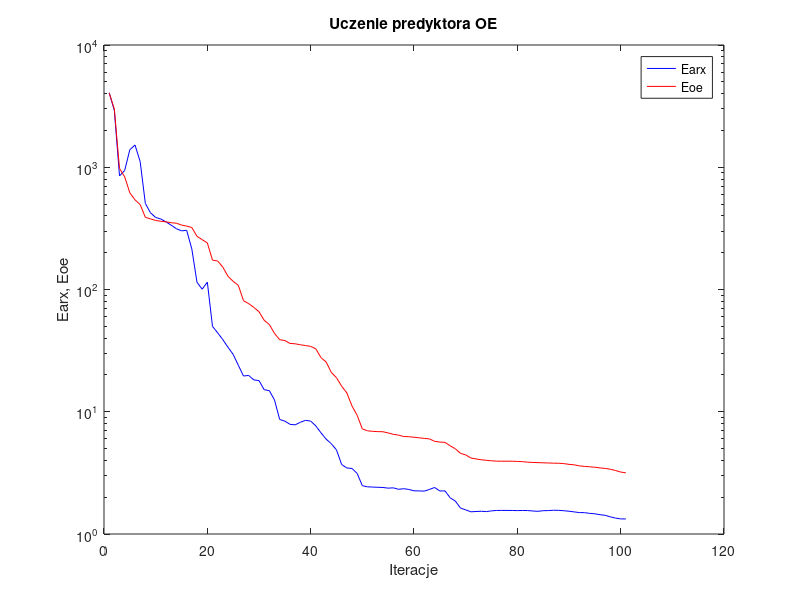
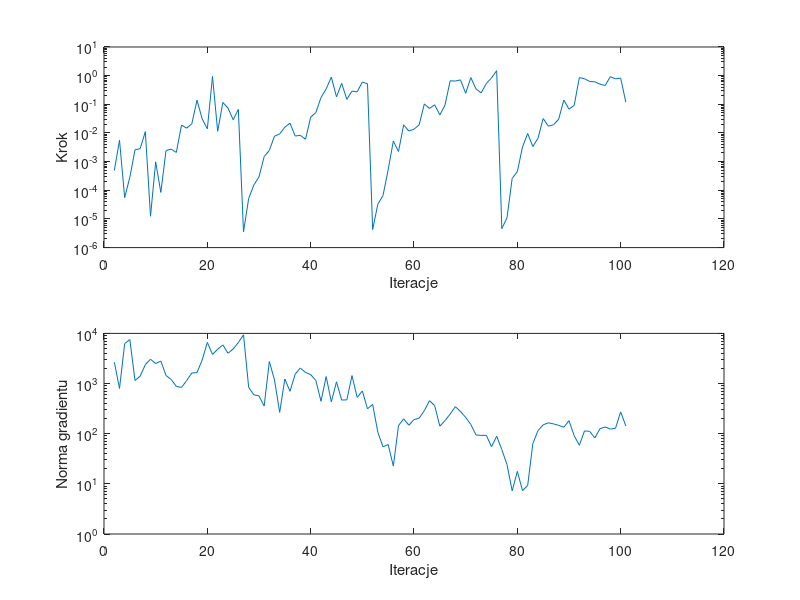

Source code (MATLAB) for these figures, in order:
%uczenie predyktora oe
clear all;
n=0; farx(n+1)=4.070929e+003; foe(n+1)=4.054548e+003; wspucz(n+1)=0.000000e+000; ng(n+1)=0.000000e+000;
%odnowa zmiennej metryki
n=1; farx(n+1)=2.916690e+003; foe(n+1)=2.997119e+003; krok(n+1)=4.927090e-004; ng(n+1)=2.666040e+003;
n=2; farx(n+1)=8.497573e+002; foe(n+1)=9.779125e+002; krok(n+1)=5.548179e-003; ng(n+1)=7.988982e+002;
n=3; farx(n+1)=9.412580e+002; foe(n+1)=8.354610e+002; krok(n+1)=5.561724e-005; ng(n+1)=6.245231e+003;
n=4; farx(n+1)=1.391186e+003; foe(n+1)=6.176821e+002; krok(n+1)=2.834094e-004; ng(n+1)=7.536942e+003;
n=5; farx(n+1)=1.520209e+003; foe(n+1)=5.414610e+002; krok(n+1)=2.581388e-003; ng(n+1)=1.148301e+003;
n=6; farx(n+1)=1.112271e+003; foe(n+1)=4.951815e+002; krok(n+1)=2.841023e-003; ng(n+1)=1.404323e+003;
n=7; farx(n+1)=5.061696e+002; foe(n+1)=3.893430e+002; krok(n+1)=1.111520e-002; ng(n+1)=2.385296e+003;
n=8; farx(n+1)=4.239624e+002; foe(n+1)=3.781417e+002; krok(n+1)=1.244425e-005; ng(n+1)=3.055152e+003;
n=9; farx(n+1)=3.884613e+002; foe(n+1)=3.672579e+002; krok(n+1)=9.824964e-004; ng(n+1)=2.499467e+003;
n=10; farx(n+1)=3.773598e+002; foe(n+1)=3.615337e+002; krok(n+1)=8.408970e-005; ng(n+1)=2.814196e+003;
n=11; farx(n+1)=3.574228e+002; foe(n+1)=3.578647e+002; krok(n+1)=2.435962e-003; ng(n+1)=1.448932e+003;
n=12; farx(n+1)=3.358838e+002; foe(n+1)=3.516705e+002; krok(n+1)=2.722891e-003; ng(n+1)=1.204799e+003;
n=13; farx(n+1)=3.145064e+002; foe(n+1)=3.486595e+002; krok(n+1)=2.100547e-003; ng(n+1)=8.789164e+002;
n=14; farx(n+1)=3.018061e+002; foe(n+1)=3.366688e+002; krok(n+1)=1.887308e-002; ng(n+1)=8.363965e+002;
n=15; farx(n+1)=3.049698e+002; foe(n+1)=3.302907e+002; krok(n+1)=1.464382e-002; ng(n+1)=1.145767e+003;
n=16; farx(n+1)=2.140349e+002; foe(n+1)=3.213929e+002; krok(n+1)=2.097129e-002; ng(n+1)=1.625159e+003;
n=17; farx(n+1)=1.145583e+002; foe(n+1)=2.722631e+002; krok(n+1)=1.392689e-001; ng(n+1)=1.653651e+003;
n=18; farx(n+1)=1.005552e+002; foe(n+1)=2.555940e+002; krok(n+1)=3.108824e-002; ng(n+1)=2.943997e+003;
n=19; farx(n+1)=1.148146e+002; foe(n+1)=2.404780e+002; krok(n+1)=1.394132e-002; ng(n+1)=6.600246e+003;
n=20; farx(n+1)=4.990304e+001; foe(n+1)=1.737355e+002; krok(n+1)=9.372047e-001; ng(n+1)=3.806111e+003;
n=21; farx(n+1)=4.422196e+001; foe(n+1)=1.711784e+002; krok(n+1)=1.142218e-002; ng(n+1)=4.838227e+003;
n=22; farx(n+1)=3.887311e+001; foe(n+1)=1.523096e+002; krok(n+1)=1.158784e-001; ng(n+1)=5.897558e+003;
n=23; farx(n+1)=3.370088e+001; foe(n+1)=1.282167e+002; krok(n+1)=7.406706e-002; ng(n+1)=4.013947e+003;
n=24; farx(n+1)=2.942519e+001; foe(n+1)=1.165989e+002; krok(n+1)=2.896961e-002; ng(n+1)=4.876154e+003;
n=25; farx(n+1)=2.400186e+001; foe(n+1)=1.081372e+002; krok(n+1)=6.647460e-002; ng(n+1)=6.563120e+003;
%odnowa zmiennej metryki
n=26; farx(n+1)=1.960620e+001; foe(n+1)=8.097144e+001; krok(n+1)=3.525905e-006; ng(n+1)=9.370298e+003;
n=27; farx(n+1)=1.982038e+001; foe(n+1)=7.665801e+001; krok(n+1)=5.161420e-005; ng(n+1)=8.412384e+002;
n=28; farx(n+1)=1.822797e+001; foe(n+1)=7.139126e+001; krok(n+1)=1.523335e-004; ng(n+1)=5.966663e+002;
n=29; farx(n+1)=1.797701e+001; foe(n+1)=6.582155e+001; krok(n+1)=2.927427e-004; ng(n+1)=5.674546e+002;
n=30; farx(n+1)=1.515824e+001; foe(n+1)=5.597801e+001; krok(n+1)=1.499941e-003; ng(n+1)=3.554039e+002;
n=31; farx(n+1)=1.486826e+001; foe(n+1)=5.169857e+001; krok(n+1)=2.476023e-003; ng(n+1)=2.752237e+003;
n=32; farx(n+1)=1.248753e+001; foe(n+1)=4.374327e+001; krok(n+1)=7.737158e-003; ng(n+1)=1.179380e+003;
n=33; farx(n+1)=8.656506e+000; foe(n+1)=3.885033e+001; krok(n+1)=9.240905e-003; ng(n+1)=2.663115e+002;
n=34; farx(n+1)=8.380695e+000; foe(n+1)=3.823079e+001; krok(n+1)=1.586441e-002; ng(n+1)=1.233772e+003;
n=35; farx(n+1)=7.890971e+000; foe(n+1)=3.622396e+001; krok(n+1)=2.194150e-002; ng(n+1)=7.003841e+002;
n=36; farx(n+1)=7.816310e+000; foe(n+1)=3.596651e+001; krok(n+1)=7.824004e-003; ng(n+1)=1.540120e+003;
n=37; farx(n+1)=8.201043e+000; foe(n+1)=3.530721e+001; krok(n+1)=8.252113e-003; ng(n+1)=2.043119e+003;
n=38; farx(n+1)=8.503029e+000; foe(n+1)=3.478796e+001; krok(n+1)=6.023109e-003; ng(n+1)=1.662779e+003;
n=39; farx(n+1)=8.391893e+000; foe(n+1)=3.424135e+001; krok(n+1)=3.571281e-002; ng(n+1)=1.511004e+003;
n=40; farx(n+1)=7.653803e+000; foe(n+1)=3.268080e+001; krok(n+1)=5.131523e-002; ng(n+1)=1.150017e+003;
n=41; farx(n+1)=6.724810e+000; foe(n+1)=2.771104e+001; krok(n+1)=1.717868e-001; ng(n+1)=4.434705e+002;
n=42; farx(n+1)=5.964494e+000; foe(n+1)=2.552441e+001; krok(n+1)=3.457398e-001; ng(n+1)=1.379379e+003;
n=43; farx(n+1)=5.475375e+000; foe(n+1)=2.097477e+001; krok(n+1)=8.923142e-001; ng(n+1)=4.330537e+002;
n=44; farx(n+1)=4.868832e+000; foe(n+1)=1.898468e+001; krok(n+1)=1.817918e-001; ng(n+1)=1.082528e+003;
n=45; farx(n+1)=3.699040e+000; foe(n+1)=1.618423e+001; krok(n+1)=5.403454e-001; ng(n+1)=4.689187e+002;
n=46; farx(n+1)=3.466195e+000; foe(n+1)=1.426186e+001; krok(n+1)=1.486329e-001; ng(n+1)=4.729895e+002;
n=47; farx(n+1)=3.438545e+000; foe(n+1)=1.114706e+001; krok(n+1)=2.893371e-001; ng(n+1)=1.440658e+003;
n=48; farx(n+1)=3.126857e+000; foe(n+1)=9.346793e+000; krok(n+1)=2.725909e-001; ng(n+1)=5.286382e+002;
n=49; farx(n+1)=2.484325e+000; foe(n+1)=7.247394e+000; krok(n+1)=5.962886e-001; ng(n+1)=7.113800e+002;
n=50; farx(n+1)=2.431557e+000; foe(n+1)=6.986259e+000; krok(n+1)=5.183452e-001; ng(n+1)=3.134076e+002;
%odnowa zmiennej metryki
n=51; farx(n+1)=2.420514e+000; foe(n+1)=6.913419e+000; krok(n+1)=4.273013e-006; ng(n+1)=3.834533e+002;
n=52; farx(n+1)=2.410400e+000; foe(n+1)=6.878059e+000; krok(n+1)=3.273007e-005; ng(n+1)=1.068978e+002;
n=53; farx(n+1)=2.401958e+000; foe(n+1)=6.862654e+000; krok(n+1)=6.549403e-005; ng(n+1)=5.473360e+001;
n=54; farx(n+1)=2.371622e+000; foe(n+1)=6.709588e+000; krok(n+1)=5.188110e-004; ng(n+1)=6.070314e+001;
n=55; farx(n+1)=2.386163e+000; foe(n+1)=6.535580e+000; krok(n+1)=5.201755e-003; ng(n+1)=2.263318e+001;
n=56; farx(n+1)=2.320457e+000; foe(n+1)=6.440576e+000; krok(n+1)=2.254077e-003; ng(n+1)=1.451391e+002;
n=57; farx(n+1)=2.348010e+000; foe(n+1)=6.272259e+000; krok(n+1)=1.920518e-002; ng(n+1)=1.980046e+002;
n=58; farx(n+1)=2.314574e+000; foe(n+1)=6.248187e+000; krok(n+1)=1.165911e-002; ng(n+1)=1.475096e+002;
n=59; farx(n+1)=2.255482e+000; foe(n+1)=6.190762e+000; krok(n+1)=1.352965e-002; ng(n+1)=1.911511e+002;
n=60; farx(n+1)=2.252392e+000; foe(n+1)=6.120779e+000; krok(n+1)=1.920145e-002; ng(n+1)=2.039389e+002;
n=61; farx(n+1)=2.241838e+000; foe(n+1)=6.056959e+000; krok(n+1)=1.031518e-001; ng(n+1)=2.884265e+002;
n=62; farx(n+1)=2.316677e+000; foe(n+1)=5.993478e+000; krok(n+1)=7.173481e-002; ng(n+1)=4.551130e+002;
n=63; farx(n+1)=2.401329e+000; foe(n+1)=5.724398e+000; krok(n+1)=9.636975e-002; ng(n+1)=3.627742e+002;
n=64; farx(n+1)=2.247021e+000; foe(n+1)=5.650657e+000; krok(n+1)=4.256083e-002; ng(n+1)=1.413526e+002;
n=65; farx(n+1)=2.252648e+000; foe(n+1)=5.615310e+000; krok(n+1)=9.407061e-002; ng(n+1)=1.820200e+002;
n=66; farx(n+1)=1.977108e+000; foe(n+1)=5.265808e+000; krok(n+1)=6.614848e-001; ng(n+1)=2.468839e+002;
n=67; farx(n+1)=1.859307e+000; foe(n+1)=4.984518e+000; krok(n+1)=6.480438e-001; ng(n+1)=3.460225e+002;
n=68; farx(n+1)=1.629291e+000; foe(n+1)=4.567527e+000; krok(n+1)=7.113726e-001; ng(n+1)=2.773657e+002;
n=69; farx(n+1)=1.575737e+000; foe(n+1)=4.438119e+000; krok(n+1)=2.418297e-001; ng(n+1)=2.113187e+002;
n=70; farx(n+1)=1.519324e+000; foe(n+1)=4.185493e+000; krok(n+1)=8.536620e-001; ng(n+1)=1.525912e+002;
n=71; farx(n+1)=1.527844e+000; foe(n+1)=4.111767e+000; krok(n+1)=3.435737e-001; ng(n+1)=9.423362e+001;
n=72; farx(n+1)=1.535215e+000; foe(n+1)=4.051683e+000; krok(n+1)=2.507212e-001; ng(n+1)=9.264568e+001;
n=73; farx(n+1)=1.525018e+000; foe(n+1)=4.005365e+000; krok(n+1)=5.327344e-001; ng(n+1)=9.266667e+001;
n=74; farx(n+1)=1.545700e+000; foe(n+1)=3.970287e+000; krok(n+1)=8.340965e-001; ng(n+1)=5.490541e+001;
n=75; farx(n+1)=1.558475e+000; foe(n+1)=3.942700e+000; krok(n+1)=1.492366e+000; ng(n+1)=8.904371e+001;
%odnowa zmiennej metryki
n=76; farx(n+1)=1.559203e+000; foe(n+1)=3.941055e+000; krok(n+1)=4.568717e-006; ng(n+1)=4.824225e+001;
n=77; farx(n+1)=1.559021e+000; foe(n+1)=3.940298e+000; krok(n+1)=1.099167e-005; ng(n+1)=2.414270e+001;
n=78; farx(n+1)=1.557372e+000; foe(n+1)=3.938815e+000; krok(n+1)=2.596664e-004; ng(n+1)=7.248188e+000;
n=79; farx(n+1)=1.554275e+000; foe(n+1)=3.922703e+000; krok(n+1)=4.465528e-004; ng(n+1)=1.774528e+001;
n=80; farx(n+1)=1.557160e+000; foe(n+1)=3.907445e+000; krok(n+1)=3.255599e-003; ng(n+1)=7.344148e+000;
n=81; farx(n+1)=1.555564e+000; foe(n+1)=3.868204e+000; krok(n+1)=9.564855e-003; ng(n+1)=9.261698e+000;
n=82; farx(n+1)=1.542273e+000; foe(n+1)=3.848572e+000; krok(n+1)=3.364099e-003; ng(n+1)=6.342248e+001;
n=83; farx(n+1)=1.533607e+000; foe(n+1)=3.836310e+000; krok(n+1)=6.543079e-003; ng(n+1)=1.152739e+002;
n=84; farx(n+1)=1.551186e+000; foe(n+1)=3.822733e+000; krok(n+1)=3.192743e-002; ng(n+1)=1.502077e+002;
n=85; farx(n+1)=1.554025e+000; foe(n+1)=3.811013e+000; krok(n+1)=1.726831e-002; ng(n+1)=1.648616e+002;
n=86; farx(n+1)=1.564093e+000; foe(n+1)=3.797270e+000; krok(n+1)=1.925105e-002; ng(n+1)=1.570084e+002;
n=87; farx(n+1)=1.561169e+000; foe(n+1)=3.790289e+000; krok(n+1)=3.034235e-002; ng(n+1)=1.467170e+002;
n=88; farx(n+1)=1.550598e+000; foe(n+1)=3.766208e+000; krok(n+1)=1.409038e-001; ng(n+1)=1.345684e+002;
n=89; farx(n+1)=1.535361e+000; foe(n+1)=3.712349e+000; krok(n+1)=6.754317e-002; ng(n+1)=1.818650e+002;
n=90; farx(n+1)=1.516534e+000; foe(n+1)=3.680939e+000; krok(n+1)=9.118713e-002; ng(n+1)=9.124902e+001;
n=91; farx(n+1)=1.497077e+000; foe(n+1)=3.608804e+000; krok(n+1)=8.536620e-001; ng(n+1)=5.887979e+001;
n=92; farx(n+1)=1.495160e+000; foe(n+1)=3.573387e+000; krok(n+1)=7.807902e-001; ng(n+1)=1.135342e+002;
n=93; farx(n+1)=1.475406e+000; foe(n+1)=3.545341e+000; krok(n+1)=6.228822e-001; ng(n+1)=1.115295e+002;
n=94; farx(n+1)=1.463005e+000; foe(n+1)=3.517808e+000; krok(n+1)=6.101385e-001; ng(n+1)=8.235557e+001;
n=95; farx(n+1)=1.438697e+000; foe(n+1)=3.470319e+000; krok(n+1)=5.022690e-001; ng(n+1)=1.257038e+002;
n=96; farx(n+1)=1.422214e+000; foe(n+1)=3.440397e+000; krok(n+1)=4.536903e-001; ng(n+1)=1.362872e+002;
n=97; farx(n+1)=1.380832e+000; foe(n+1)=3.386817e+000; krok(n+1)=9.205262e-001; ng(n+1)=1.235160e+002;
n=98; farx(n+1)=1.349395e+000; foe(n+1)=3.306566e+000; krok(n+1)=7.725027e-001; ng(n+1)=1.282878e+002;
n=99; farx(n+1)=1.329200e+000; foe(n+1)=3.212325e+000; krok(n+1)=8.179879e-001; ng(n+1)=2.719565e+002;
n=100; farx(n+1)=1.327858e+000; foe(n+1)=3.165929e+000; krok(n+1)=1.181740e-001; ng(n+1)=1.427207e+002;

figure; semilogy(farx,'b'); hold on; semilogy(foe,'r'); xlabel('Iteracje'); ylabel('Earx, Eoe'); legend('Earx','Eoe'); title('Uczenie predyktora OE');
figure; subplot(2,1,1); semilogy(krok); xlabel('Iteracje'); ylabel('Krok');
subplot(2,1,2); semilogy(ng); xlabel('Iteracje'); ylabel('Norma gradientu');
Earx=farx(n+1)
Eoe=foe(n+1)
